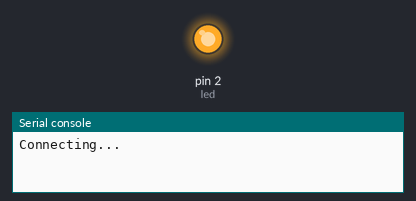
This program was run on a simulated MicroPython board. On the bench: output pins drawn as LEDs (lit = HIGH), the last lines printed to the serial console. WiFi joins after 1.5 s; no MQTT or app messages arrive unless stated; the clock reads 2024-03-15 10:24:30 at power-on unless the program sets it. At 1.7 s the program stops and its outputs stay as they are.

Above: at 0.12 s.
At 1.7 s:
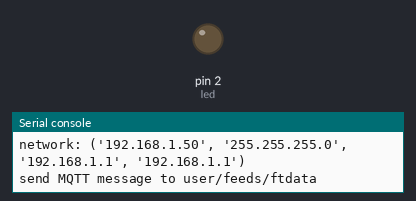
Timing chart, 0 to 3.2 s (numbered marks = the images above):
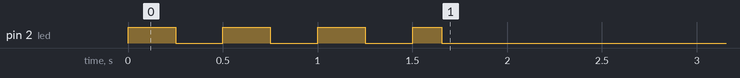

The program:

main.py
```python
"""Upload modeul/mqtt.py to the board
"""
from machine import Pin, SoftI2C, Timer
from network import WLAN, STA_IF
import time

from mqtt import MQTTClient

IO_USER = "user"
IO_KEY = "key"
IO_FEED = "{}/feeds/ftdata".format(IO_USER)

WIFI_SSID = "ssid"
WIFI_PWD = "password"

# look at the microcontroller schematic to find the pin numbers
# create output pin on GPIO2 and set it to '0' (turn off LED)
led = Pin(2, Pin.OUT, value=0)

# connect to WiFi as a station
wlan = WLAN(STA_IF)
# activate network interface
wlan.active(True)
# if we were previsouly connected, clean that up
wlan.disconnect()

start = time.time()
try:
    if not wlan.isconnected():
        print("Connecting...")
        wlan.connect(WIFI_SSID, WIFI_PWD)
        while  not wlan.isconnected():
            led.value(1)
            time.sleep_ms(250)
            led.value(0)
            time.sleep_ms(250)
            # test if we've been trying for more than 20 seconds
            if time.time() - start > 20:
                print("Connection timeout")
                raise KeyboardInterrupt

    led.value(1)
    ifconfig = wlan.ifconfig()
    print("network: {}".format(ifconfig))

    # create MQTT client instance
    mc = MQTTClient("iot", "io.adafruit.com", port=1883, user=IO_USER, password=IO_KEY)


    mc.connect()
    print("send MQTT message to {}".format(IO_FEED))
    mc.publish(IO_FEED, "hello world")
    mc.disconnect()

    wlan.disconnect()
    led.value(0)

# stop the script by pressing ctrl-C in the shell
except KeyboardInterrupt:
    wlan.disconnect()
    led.value(0)
```

Measured:
- by itself, pin 2 (led): goes 3 × (HIGH 0.25 s, LOW 0.25 s), HIGH 0.15 s, then LOW
